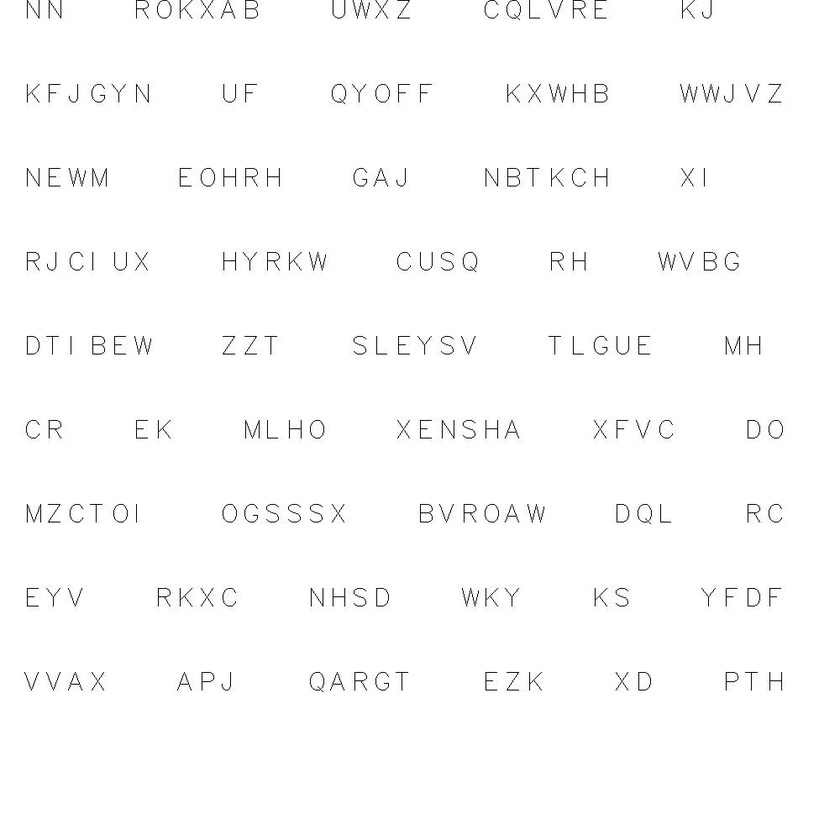
#> input picture generated_data/Images/1.jpg, 840 x 840 px, shrunk from 1000 x 1000 before the run
$ jupyter execute --allow-errors Create_char_image.ipynb   (shell and % lines are left out)
#> lines starting #> are read from the running program, lines starting #| are printed output that depends on the picture; after the words box and inside, x2 and y2 are one past the last pixel; in counts of white or black regions, pixels touching at a corner belong together
[cell 1]
import cv2
import numpy as np
import matplotlib.pyplot as plt


char_list_u=['A','B','C','D','E','F','G','H','I','J','K','L','M','N','O','P','O','P','Q','R','S','T','U','V','W','X','Y','Z']

char_list_l=['a','b','c','d','e','f','g','h','i','j','k','l','m','n','o','p','q','r','s','t','u','v','w','x','y','z']

for char in char_list_l:
    img=np.ones((25,25,3))
    img.fill(255)
    font=cv2.FONT_HERSHEY_SIMPLEX
    cv2.putText(img,text=char,org=(3,21),fontFace=font,fontScale=1,color=(0,0,0),thickness=1,lineType=cv2.LINE_AA)
    cv2.imwrite('./objects/'+char+'.jpg',img)
#> this loop made 26 passes
#> pass 1, `cv2.imwrite('./objects/'+char+'.jpg',img)`:
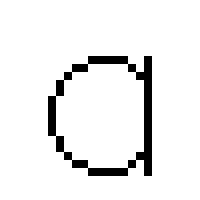
#> saved as a.jpg: shape (25, 25, 3) (shown 8 times larger); 93% white; black in thin lines or dots, all inside (x1, y1, x2, y2) = (6, 7, 19, 22)
#> pass 2, `cv2.imwrite('./objects/'+char+'.jpg',img)`:
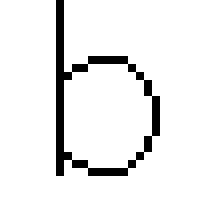
#> saved as b.jpg: shape (25, 25, 3) (shown 8 times larger); 91.8% white; black in thin lines or dots, all inside (x1, y1, x2, y2) = (7, 0, 20, 22)

[cell 2]
import cv2
import numpy as np
import matplotlib.pyplot as plt


img=np.zeros((25,25,3))
img.fill(255)
font=cv2.FONT_HERSHEY_SIMPLEX
cv2.putText(img,text='j',org=(3,15),fontFace=font,fontScale=1,color=(0,0,0),thickness=1,lineType=cv2.LINE_AA)
plt.imshow(img)
cv2.imwrite('./objects/lower/j.jpg',img)
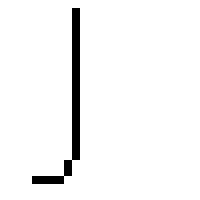
#> saved as j.jpg: shape (25, 25, 3) (shown 8 times larger); 96% white; black in thin lines or dots, all inside (x1, y1, x2, y2) = (4, 1, 10, 23)

[cell 3]
import xml.etree.ElementTree as ET
import numpy as np
import cv2
import matplotlib.pyplot as plt


boxes=[]
label=[]

img=cv2.imread('./generated_data/Images/1.jpg')
#> img is the input picture: shape (840, 840, 3); min 0, max 255, mean 251.8
#> (the rest of this cell did not finish here and is left out)

#> (a cell that did not finish here is left out)

[cell 5]
img=cv2.rectangle(img,(104,0),(129,25),color=(255,0,0),thickness=3)
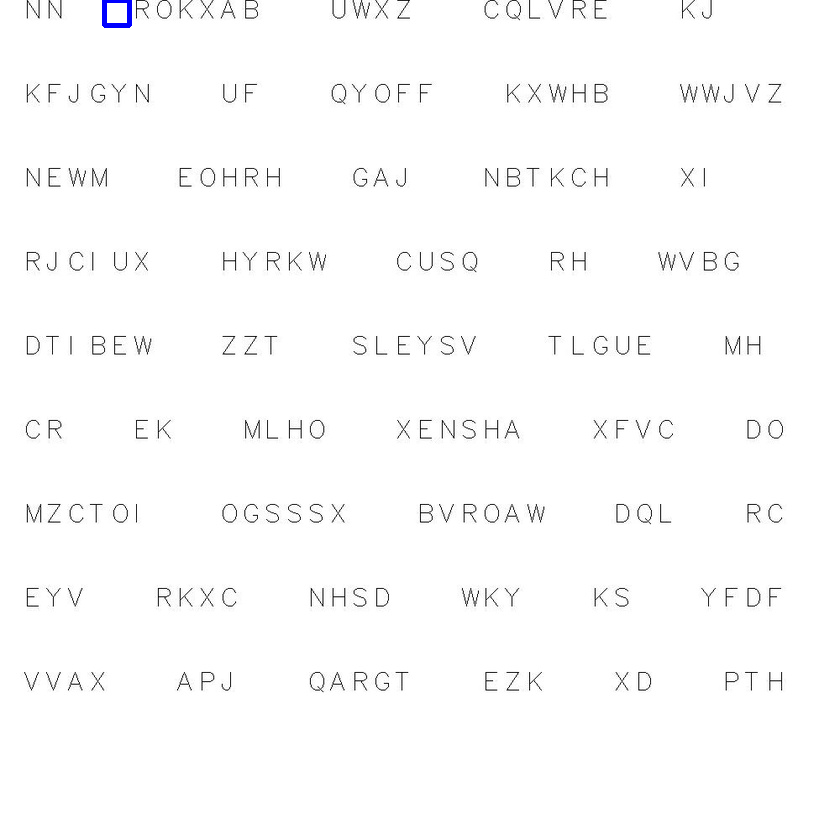
#> img: shape (840, 840, 3); 0.06% of pixels changed, all inside (x1, y1, x2, y2) = (102, 0, 132, 28)
plt.imshow(img)

$ run again, with generated_data/Images/0.jpg copied over generated_data/Images/1.jpg
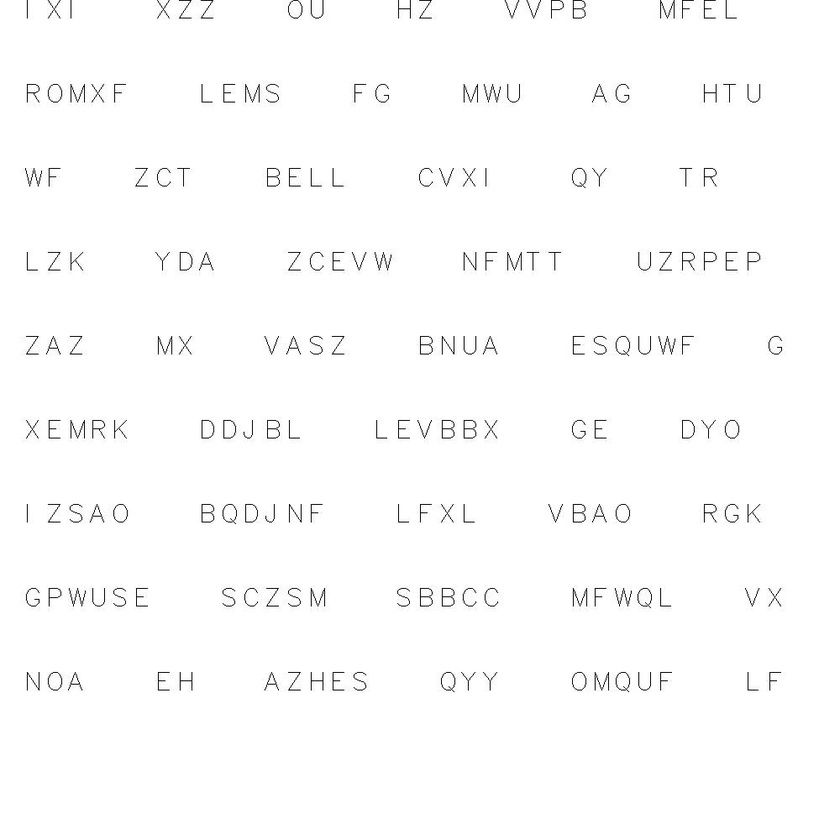
#> input picture generated_data/Images/0.jpg, 840 x 840 px, shrunk from 1000 x 1000 before the run
#> img is the input picture: shape (840, 840, 3); min 0, max 255, mean 251.9
#> `img=cv2.rectangle(img,(104,0),(129,25),color=(255,0,0),thickness=3)`:
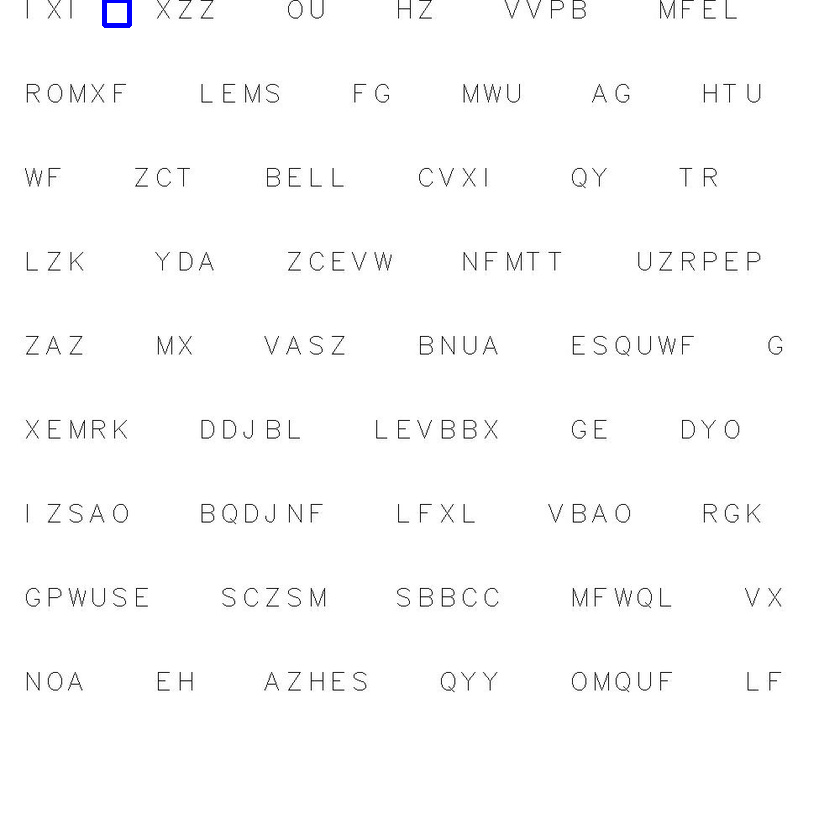
#> img: shape (840, 840, 3); 0.06% of pixels changed, all inside (x1, y1, x2, y2) = (102, 0, 132, 28)

$ run again, with generated_data/Images/2.jpg copied over generated_data/Images/1.jpg
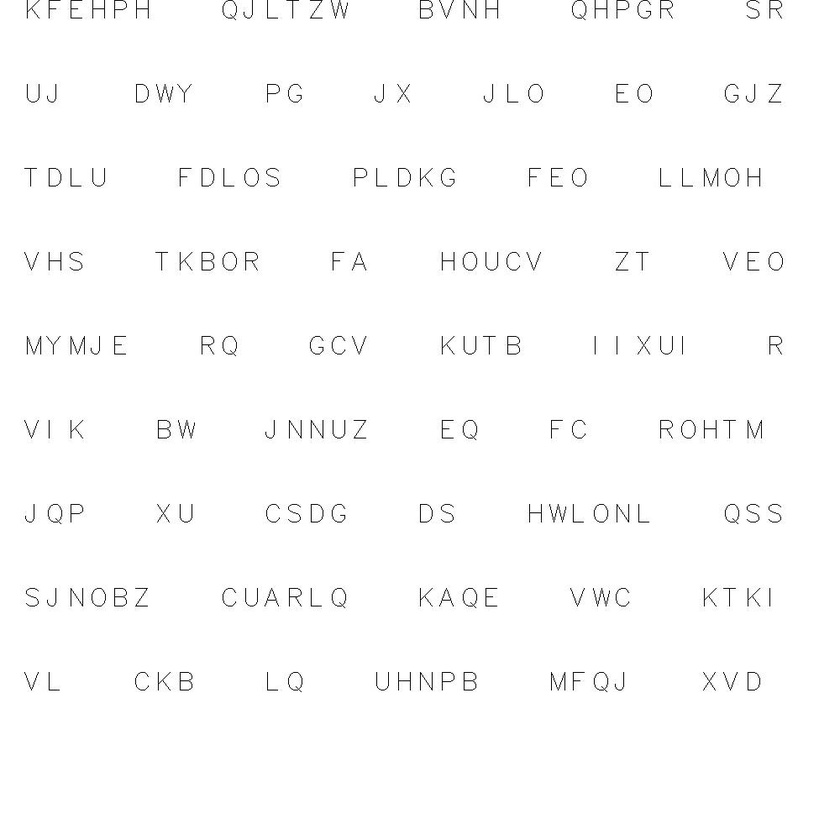
#> input picture generated_data/Images/2.jpg, 840 x 840 px, shrunk from 1000 x 1000 before the run
#> img is the input picture: shape (840, 840, 3); min 0, max 255, mean 252
#> `img=cv2.rectangle(img,(104,0),(129,25),color=(255,0,0),thickness=3)`:
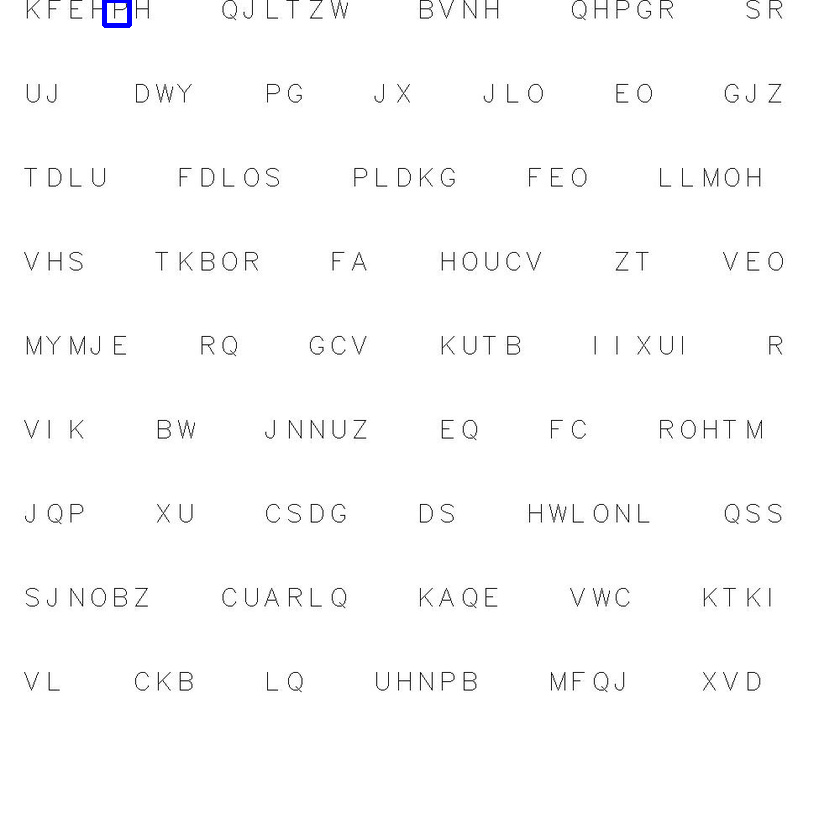
#> img: shape (840, 840, 3); 0.06% of pixels changed, all inside (x1, y1, x2, y2) = (102, 0, 132, 28)

$ run again, with generated_data/Images/3.jpg copied over generated_data/Images/1.jpg
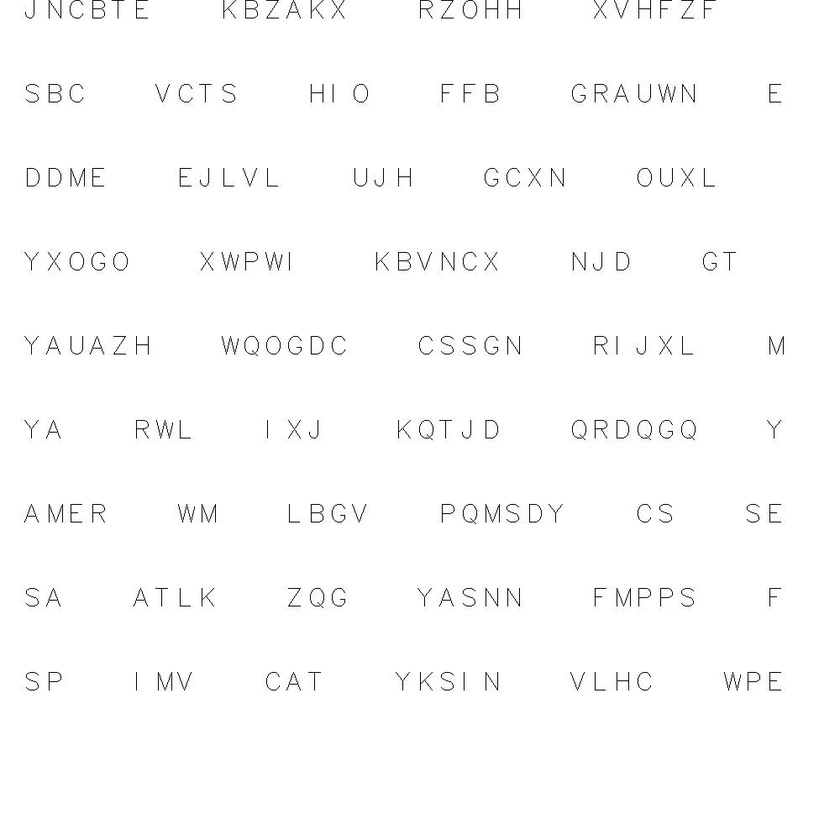
#> input picture generated_data/Images/3.jpg, 840 x 840 px, shrunk from 1000 x 1000 before the run
#> img is the input picture: shape (840, 840, 3); min 0, max 255, mean 251.9
#> `img=cv2.rectangle(img,(104,0),(129,25),color=(255,0,0),thickness=3)`:
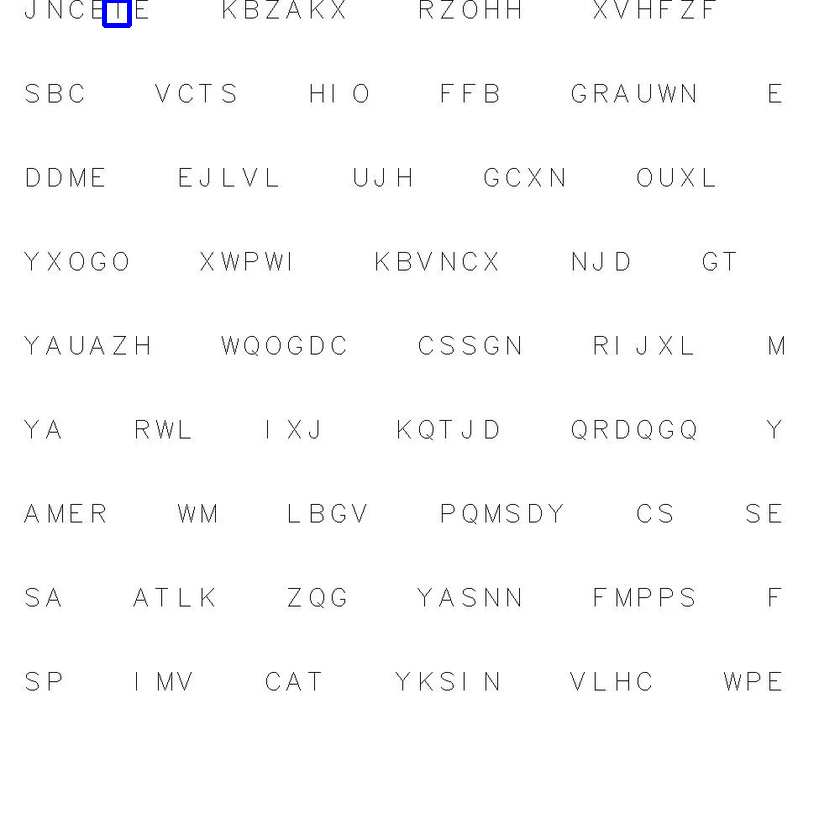
#> img: shape (840, 840, 3); 0.06% of pixels changed, all inside (x1, y1, x2, y2) = (102, 0, 132, 28)
